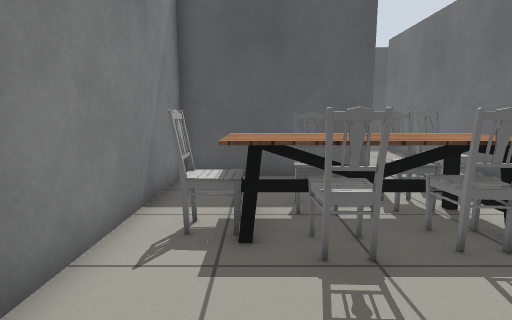
[1] (above)

17 first-person views from a walk through a world built for the Gazebo simulator. The camera is 0.9 m above the floor, tilts 8° down and sees 80° across. The floor is counted in squares, 0.5 m on a side. Each view is taken from the middle of a square. On the plan, view 1 faces up. The plan holds only what a view shows up to about 16 squares ahead; the rest is blank. Simple shapes stand in for some stock models. Some surface patterns are stand-ins.

[2]
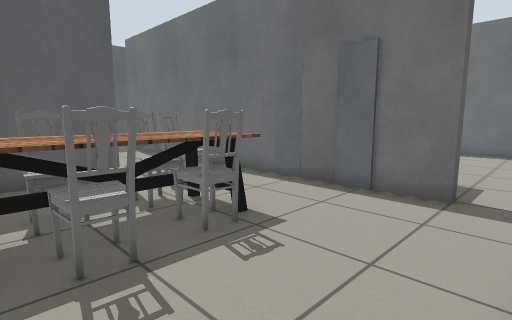

[3]
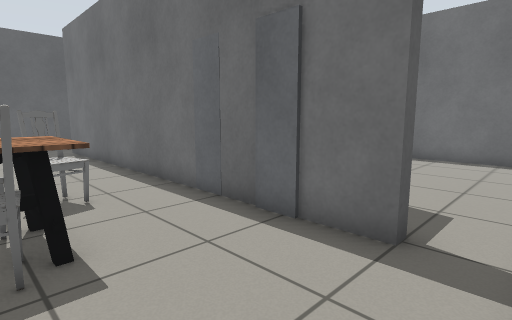

[4]
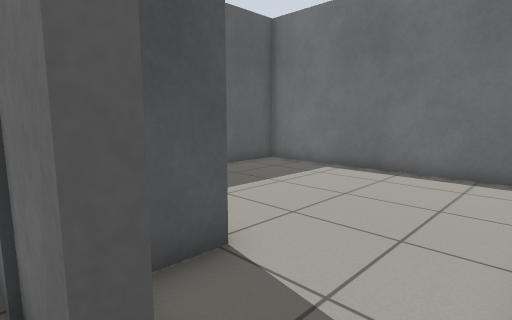

[5]
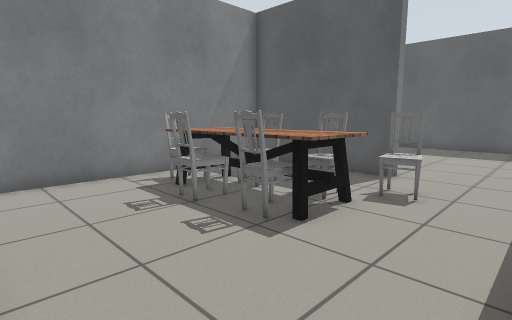

[6]
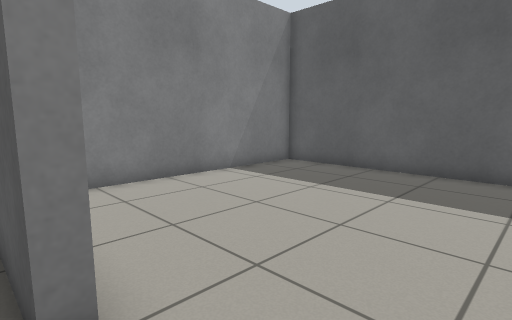

[7]
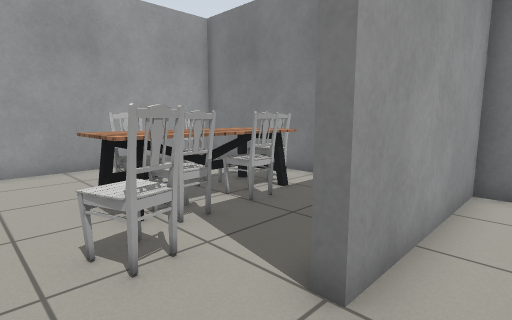

[8]
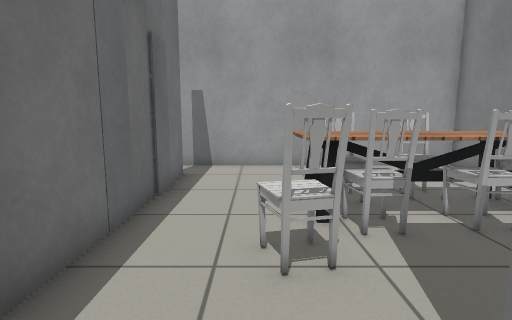

[9]
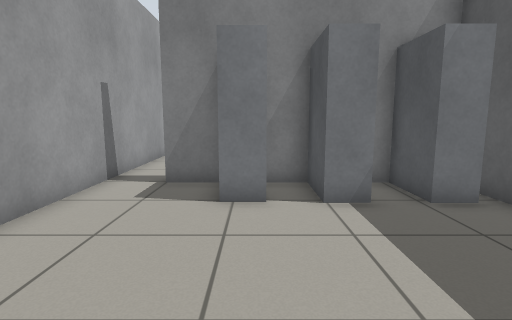

[10]
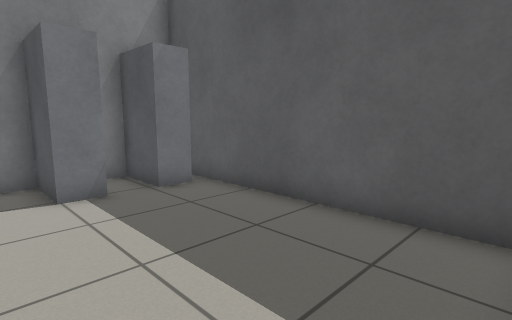

[11]
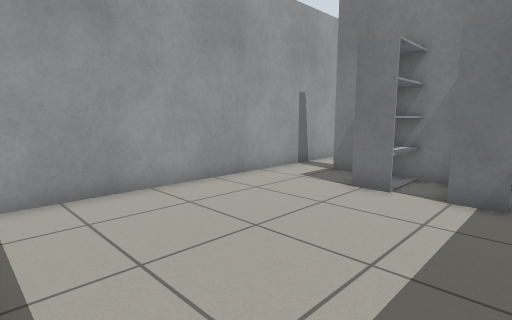

[12]
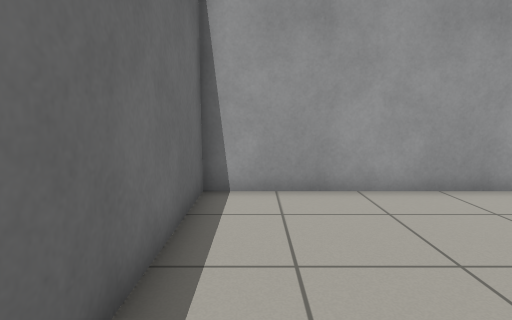

[13]
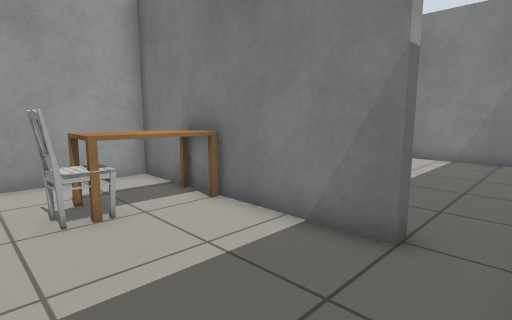

[14]
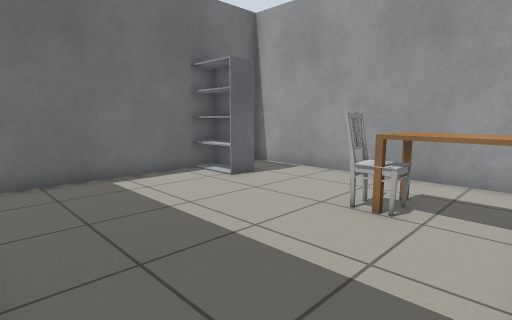

[15]
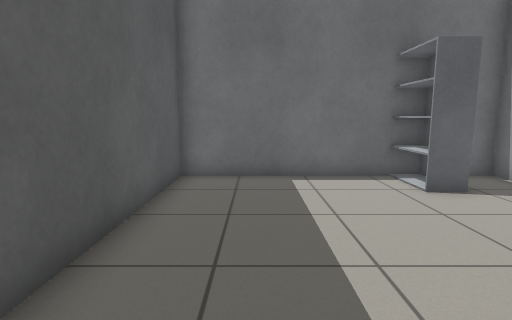

[16]
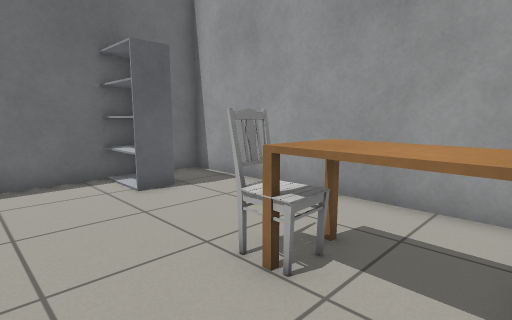

[17]
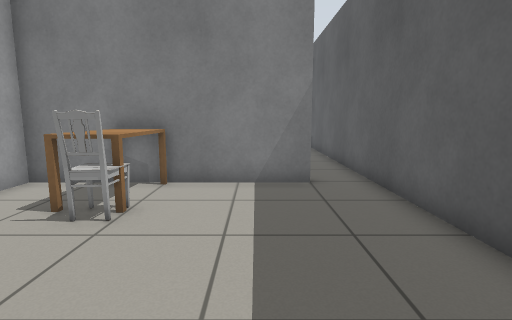

### Floor plan
Points are (right, up) in squares from view 1. A wall is a line through its corners. A room is listed if a view was taken in it or the views show most of it. See-through windows are left out.
Room 1 (views 1, 2, 3, 4, 5, 6, 9, 10, 11, 12)
walls: (7.7, 5.2) (7.7, 4.6); (7.7, 2.4) (7.7, 1.5) (7.3, 1.5) (7.3, 5.5); (7.3, 6.4) (7.3, 9.6); (3.5, 9.7) (3.5, 9.3) (-2.3, 9.3) (-2.3, -0.3) (17.3, -0.3) (17.3, 9.3) (9.5, 9.3)
ways out: opening at (5, 9) to room 2
objects: chair (-1, 5); dining table (0, 4) to (4, 6); chair (1, 4) to (2, 4); chair (1, 6); chair (3, 4); chair (3, 6); chair (4, 7) to (5, 8); shelf (7, 3) to (9, 4); shelf (7, 6) to (9, 6); shelf (7, 8) to (10, 9)
Room 2 (views 7, 8)
walls: (7.6, 19.3) (-2.3, 19.3) (-2.3, 9.7) (3.5, 9.7); (7.3, 9.6) (7.3, 17.5)
ways out: opening at (5, 9) to room 1; opening at (7, 18.5) to room 3
Room 3 (views 13, 14, 15, 16, 17)
walls: (17.3, 13.8) (17.3, 19.3) (7.6, 19.3); (7.7, 11.4) (7.7, 9.7) (17.3, 9.7) (17.3, 10.8); (7.3, 17.5) (7.7, 17.5) (7.7, 13.8)
ways out: opening at (7, 18.5) to room 2
objects: desk (8, 12) to (10, 13); chair (10, 13) to (11, 13); shelf (15, 12) to (17, 13)

Positions as (right, up) in squares from view 1, and headings:
1: (0, 0), facing up
2: (0, 0), facing up-right
3: (3, 0), facing up-right
4: (7, 0), facing up-right
5: (7, 0), facing up-left
6: (6, 9), facing up-left
7: (6, 11), facing down-left
8: (5, 11), facing down
9: (16, 4), facing left
10: (17, 4), facing up-left
11: (17, 7), facing down-left
12: (16, 7), facing down
13: (12, 19), facing down-left
14: (8, 19), facing down-right
15: (8, 17), facing right
16: (8, 16), facing down-right
17: (16, 16), facing left
